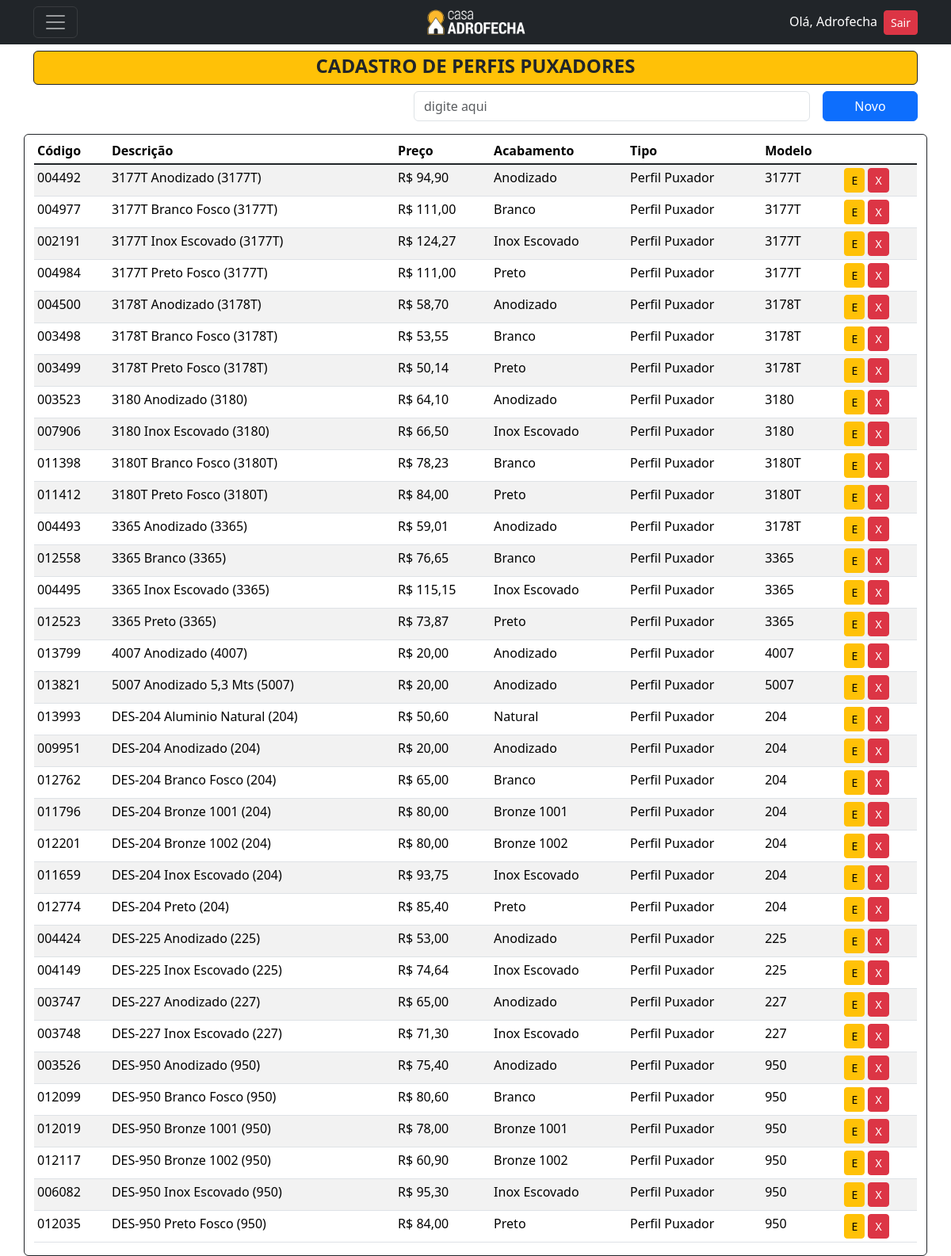
Screenshot of /listar/perfilpuxador/ (signed in) with the database file from the repository.
### cadastros/models.py (models this page shows, shortened)
class ItemBase(models.Model):
    codigo = models.CharField(max_length=6, verbose_name="Código", unique=True)
    descricao = models.CharField(max_length=150, verbose_name="Descrição")
    preco = models.DecimalField(decimal_places=2, max_digits=5, verbose_name="Preço")
    acabamento = models.ForeignKey('Acabamento', on_delete=models.PROTECT)
    tipo = models.ForeignKey('Tipo', on_delete=models.PROTECT)
    class Meta:
        abstract = True

class PerfilPuxador(ItemBase):
    modelo = models.ForeignKey(ModeloPerfilPuxador, on_delete=models.PROTECT)
    largura_perfil = models.DecimalField(decimal_places=2, max_digits=5, verbose_name="Largura Perfil")
    aba_perfil = models.DecimalField(decimal_places=2, max_digits=5, verbose_name="Aba Perfil")
    desconto_vidro = models.DecimalField(decimal_places=2, max_digits=5, verbose_name="Desconto P/Vidro")
    largura_puxador = models.DecimalField(decimal_places=2, max_digits=5, verbose_name="Largura Puxador")
    aba_puxador = models.DecimalField(decimal_places=2, max_digits=5, verbose_name="Aba Puxador")
    class Meta:
        verbose_name = 'Perfil Puxador'
        verbose_name_plural = 'Perfis Puxadores'
        ordering = ["descricao"]

class Acabamento(models.Model):
    acabamento = models.CharField(max_length=50, unique=True)
    codigo_rgb = models.CharField(max_length=15, verbose_name="Código RGB",)
    class Meta:
        verbose_name = 'Acabamento'
        verbose_name_plural = 'Acabamentos'
        ordering = ["acabamento"]
    def __str__(self):
        return self.acabamento

class Tipo(models.Model):
    tipo = models.CharField(max_length=30, unique=True)
    class Meta:
        ordering = ["tipo"]
    def __str__(self):
        return self.tipo

class BaseModelo(models.Model):
    modelo = models.CharField(max_length=10, unique=True)
    class Meta:
        abstract = True
    def __str__(self):
        return self.modelo

class ModeloPerfilPuxador(BaseModelo):
    class Meta:
        verbose_name = 'Modelo Perfil Puxador'
        verbose_name_plural = 'Modelo Perfis Puxadores'
        ordering = ["modelo"]

### cadastros/views.py (the view)
# urls.py: path('listar/perfilpuxador/', PerfilPuxadorList.as_view(), name='listar-perfilpuxador'),
class PerfilPuxadorList(LoginRequiredMixin,PermissionRequiredMixin, ListView):
    model = PerfilPuxador
    template_name = 'cadastros/listas/PerfilPuxador.html'
    permission_required = 'cadastros.view_perfilpuxador'

### cadastros/templates/cadastros/listas/perfilPuxador.html (shortened to what this page needs)
{% extends 'base.html' %}
{% block content %}
<header class="mt-5">
  <div>
      <div class="bg-warning rounded text-dark border border-dark pt-1 d-flex align-items-center justify-content-center">
        <h4><strong>CADASTRO DE PERFIS PUXADORES</strong></h4>
      </div>
      <div class="mt-2 d-flex align-items-center justify-content-end">
          <input type="email" class="form-control me-3" style="width: 500px;" name="busca-perfilpuxador" placeholder="digite aqui">
          <a href="{% url 'cadastrar-perfilpuxador' %}" style="width: 120px;" class="btn btn-primary bg-primary">Novo</a>
      </div>
  </div>
</header>
<div class="mt-3">
  <div class="row">
      <div class="border border-dark rounded container">
          <table class="mt-1 table table-sm table-striped">
            <thead>
              <tr>
                <th scope="col ">Código</th>
                <th scope="col ">Descrição</th>
                <th scope="col ">Preço</th>
                <th scope="col ">Acabamento</th>
                <th scope="col ">Tipo</th>
                <th scope="col ">Modelo</th>
              </tr>
            </thead>
            <tbody class="table-group-divider ">
                {% for perfilpuxador in object_list %}
                <tr>
                    <td>{{ perfilpuxador.codigo }}</td>
                    <td>{{ perfilpuxador.descricao }}</td>
                    <td>R$ {{ perfilpuxador.preco }}</td>
                    <td>{{ perfilpuxador.acabamento }}</td>
                    <td>{{ perfilpuxador.tipo }}</td>
                    <td>{{ perfilpuxador.modelo }}</td>
                    <td>
                        <a href="{% url 'editar-perfilpuxador' perfilpuxador.pk %}" class="btn btn-warning btn-sm" title="Editar">E</a>
                        <a href="{% url 'excluir-perfilpuxador' perfilpuxador.pk %}" class="btn btn-danger btn-sm" title="Excluir">X</a>
                    </td>
                </tr>
                {% empty %}
                    <tr>
                        <td colspan="9">Nenhum Perfil Puxador cadastrado</td>
                    </tr>
                {% endfor %}
            </tbody>
          </table>
      </div>
  </div>
</div>
{% endblock %}

### paginas/templates/navbar.html (shortened to what this page needs)
{% load static %}
<nav class="navbar navbar-dark bg-dark fixed-top">
  <div class="container d-flex justify-content-between align-items-center">
      <div class="col-4">
        <button class="navbar-toggler" type="button" data-bs-toggle="offcanvas" data-bs-target="#offcanvasDarkNavbar" aria-controls="offcanvasDarkNavbar">
        <span class="navbar-toggler-icon"></span>
        </button>
      </div>
      <div class="col-4 d-flex justify-content-center">
          <a href="{% url 'inicio' %}"><img src="{% static 'paginas/images/LogoPreto2.png' %}" alt="Logo" width="130" height="40"</img></a>
      </div>
      <div class="col-4 d-flex justify-content-end">
              <ul class="list-unstyled mb-0">
                  {% if request.user.is_authenticated %}
                  <li><a style="color:white" ;>Olá, {{ user.username }}</a><a class="ms-2 btn btn-danger btn-sm" href="{% url 'logout' %}">Sair</a></li>
                  {% else %}
                  <li><a class="btn btn-primary" href="{% url 'login' %}">Entrar</a></li>
                  {% endif %}
              </ul>
      </div>
  </div>
</nav>

### rows the page displays
PerfilPuxador: codigo "004492", descricao "3177T Anodizado (3177T)", preco "94,90", acabamento "Anodizado", tipo "Perfil Puxador", modelo "3177T"
PerfilPuxador: codigo "004977", descricao "3177T Branco Fosco (3177T)", preco "111,00", acabamento "Branco", tipo "Perfil Puxador", modelo "3177T"
PerfilPuxador: codigo "002191", descricao "3177T Inox Escovado (3177T)", preco "124,27", acabamento "Inox Escovado", tipo "Perfil Puxador", modelo "3177T"
PerfilPuxador: codigo "004984", descricao "3177T Preto Fosco (3177T)", preco "111,00", acabamento "Preto", tipo "Perfil Puxador", modelo "3177T"
PerfilPuxador: codigo "004500", descricao "3178T Anodizado (3178T)", preco "58,70", acabamento "Anodizado", tipo "Perfil Puxador", modelo "3178T"
PerfilPuxador: codigo "003498", descricao "3178T Branco Fosco (3178T)", preco "53,55", acabamento "Branco", tipo "Perfil Puxador", modelo "3178T"
PerfilPuxador: codigo "003499", descricao "3178T Preto Fosco (3178T)", preco "50,14", acabamento "Preto", tipo "Perfil Puxador", modelo "3178T"
PerfilPuxador: codigo "003523", descricao "3180 Anodizado (3180)", preco "64,10", acabamento "Anodizado", tipo "Perfil Puxador", modelo "3180"
PerfilPuxador: codigo "007906", descricao "3180 Inox Escovado (3180)", preco "66,50", acabamento "Inox Escovado", tipo "Perfil Puxador", modelo "3180"
PerfilPuxador: codigo "011398", descricao "3180T Branco Fosco (3180T)", preco "78,23", acabamento "Branco", tipo "Perfil Puxador", modelo "3180T"
PerfilPuxador: codigo "011412", descricao "3180T Preto Fosco (3180T)", preco "84,00", acabamento "Preto", tipo "Perfil Puxador", modelo "3180T"
PerfilPuxador: codigo "004493", descricao "3365 Anodizado (3365)", preco "59,01", acabamento "Anodizado", tipo "Perfil Puxador", modelo "3178T"
PerfilPuxador: codigo "012558", descricao "3365 Branco (3365)", preco "76,65", acabamento "Branco", tipo "Perfil Puxador", modelo "3365"
PerfilPuxador: codigo "004495", descricao "3365 Inox Escovado (3365)", preco "115,15", acabamento "Inox Escovado", tipo "Perfil Puxador", modelo "3365"
PerfilPuxador: codigo "012523", descricao "3365 Preto (3365)", preco "73,87", acabamento "Preto", tipo "Perfil Puxador", modelo "3365"
PerfilPuxador: codigo "013799", descricao "4007 Anodizado (4007)", preco "20,00", acabamento "Anodizado", tipo "Perfil Puxador", modelo "4007"
PerfilPuxador: codigo "013821", descricao "5007 Anodizado 5,3 Mts (5007)", preco "20,00", acabamento "Anodizado", tipo "Perfil Puxador", modelo "5007"
PerfilPuxador: codigo "013993", descricao "DES-204 Aluminio Natural (204)", preco "50,60", acabamento "Natural", tipo "Perfil Puxador", modelo "204"
PerfilPuxador: codigo "009951", descricao "DES-204 Anodizado (204)", preco "20,00", acabamento "Anodizado", tipo "Perfil Puxador", modelo "204"
PerfilPuxador: codigo "012762", descricao "DES-204 Branco Fosco (204)", preco "65,00", acabamento "Branco", tipo "Perfil Puxador", modelo "204"
PerfilPuxador: codigo "011796", descricao "DES-204 Bronze 1001 (204)", preco "80,00", acabamento "Bronze 1001", tipo "Perfil Puxador", modelo "204"
PerfilPuxador: codigo "012201", descricao "DES-204 Bronze 1002 (204)", preco "80,00", acabamento "Bronze 1002", tipo "Perfil Puxador", modelo "204"
PerfilPuxador: codigo "011659", descricao "DES-204 Inox Escovado (204)", preco "93,75", acabamento "Inox Escovado", tipo "Perfil Puxador", modelo "204"
PerfilPuxador: codigo "012774", descricao "DES-204 Preto (204)", preco "85,40", acabamento "Preto", tipo "Perfil Puxador", modelo "204"
PerfilPuxador: codigo "004424", descricao "DES-225 Anodizado (225)", preco "53,00", acabamento "Anodizado", tipo "Perfil Puxador", modelo "225"
PerfilPuxador: codigo "004149", descricao "DES-225 Inox Escovado (225)", preco "74,64", acabamento "Inox Escovado", tipo "Perfil Puxador", modelo "225"
PerfilPuxador: codigo "003747", descricao "DES-227 Anodizado (227)", preco "65,00", acabamento "Anodizado", tipo "Perfil Puxador", modelo "227"
PerfilPuxador: codigo "003748", descricao "DES-227 Inox Escovado (227)", preco "71,30", acabamento "Inox Escovado", tipo "Perfil Puxador", modelo "227"
PerfilPuxador: codigo "003526", descricao "DES-950 Anodizado (950)", preco "75,40", acabamento "Anodizado", tipo "Perfil Puxador", modelo "950"
PerfilPuxador: codigo "012099", descricao "DES-950 Branco Fosco (950)", preco "80,60", acabamento "Branco", tipo "Perfil Puxador", modelo "950"
PerfilPuxador: codigo "012019", descricao "DES-950 Bronze 1001 (950)", preco "78,00", acabamento "Bronze 1001", tipo "Perfil Puxador", modelo "950"
PerfilPuxador: codigo "012117", descricao "DES-950 Bronze 1002 (950)", preco "60,90", acabamento "Bronze 1002", tipo "Perfil Puxador", modelo "950"
PerfilPuxador: codigo "006082", descricao "DES-950 Inox Escovado (950)", preco "95,30", acabamento "Inox Escovado", tipo "Perfil Puxador", modelo "950"
PerfilPuxador: codigo "012035", descricao "DES-950 Preto Fosco (950)", preco "84,00", acabamento "Preto", tipo "Perfil Puxador", modelo "950"

### other values shown
{{ user.username }} "Adrofecha"
